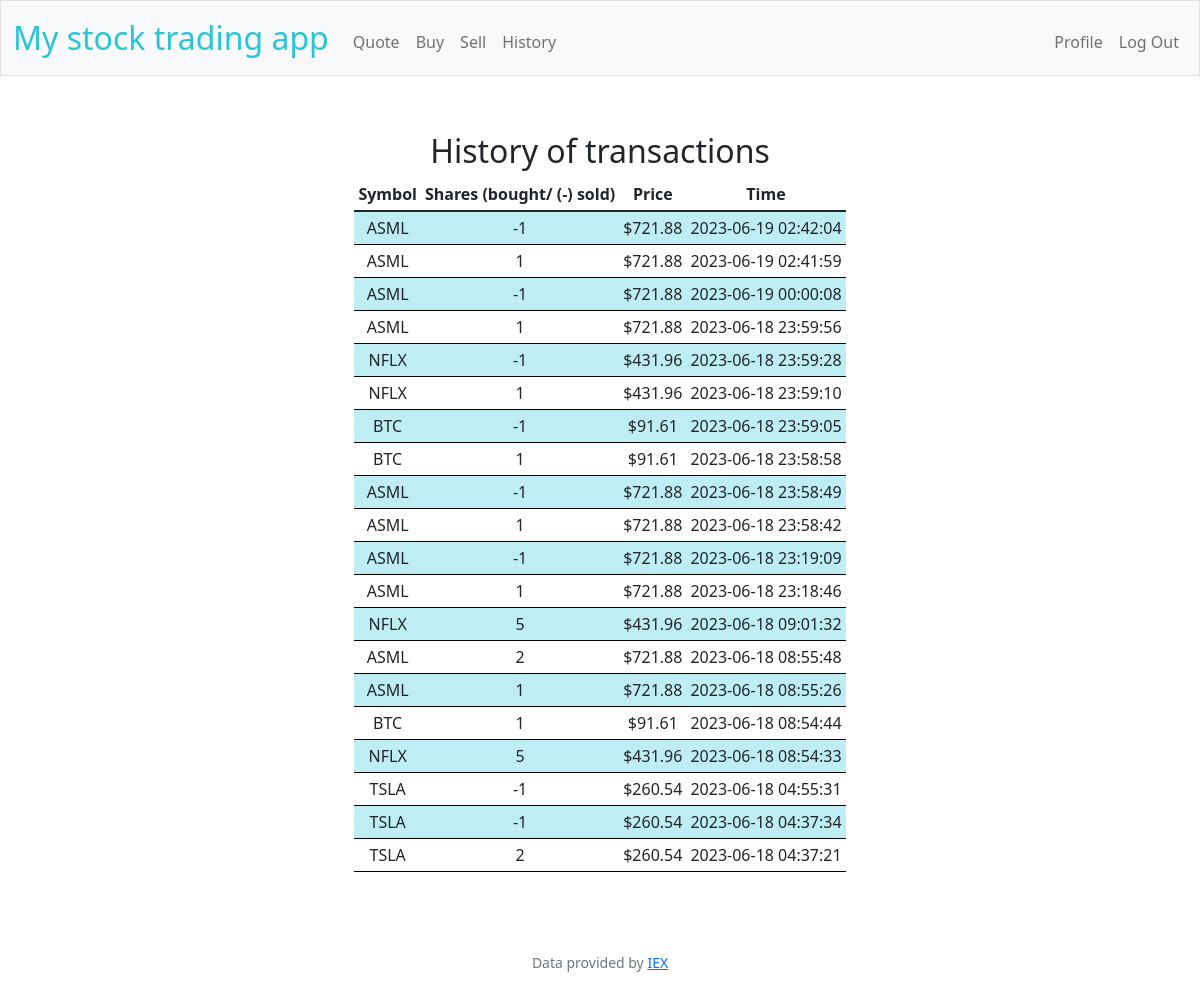
Screenshot of /history (signed in) with the database file from the repository.
### tables this page shows
CREATE TABLE 'transactions' (
user_id INTEGER NOT NULL,
stock_symbol TEXT NOT NULL,
shares INTEGER NOT NULL, 'price'  REAL NOT NULL  , 'time'  DATETIME NOT NULL  ,
FOREIGN KEY(user_id) REFERENCES users(id)
);

### app.py (the view)
@app.route("/history")
@login_required
def history():
    """Show portfolio of stocks"""
    id = session.get("user_id")
    table = db.execute("SELECT stock_symbol, shares, price, time FROM transactions WHERE user_id == ? ORDER BY time DESC;", id)
    return render_template("history.html", history_table = table)

### app.py (called while the page is built)
@app.after_request
def after_request(response):
    response.headers["Cache-Control"] = "no-cache, no-store, must-revalidate"
    response.headers["Expires"] = 0
    response.headers["Pragma"] = "no-cache"
    return response

### helpers.py (called while the page is built)
def login_required(f):
    @wraps(f)
    def decorated_function(*args, **kwargs):
        if session.get("user_id") is None:
            return redirect("/login")
        return f(*args, **kwargs)
    return decorated_function

def usd(value):
    return f"${value:,.2f}"

### templates/history.html (shortened to what this page needs)
{%  extends "layout.html" %}
{% block main %}
    <div class="container summary_cont">
        <div class="section table-responsive">
            <h2>History of transactions</h2>
            <table class="table table-sm">
                <thead>
                    <tr>
                        <th>Symbol</th>
                        <th>Shares (bought/ (-) sold)</th>
                        <th>Price</th>
                        <th>Time</th>
                    </tr>
                </thead>
                <tbody>
                {% for row in history_table %}
                    <tr>
                        <td>{{ row["stock_symbol"] }}</td>
                        <td>{{ row["shares"] }}</td>
                        <td>{{ row["price"] | usd }}</td>
                        <td>{{ row["time"] }}</td>
                    </tr>
                {% endfor %}
                </tbody>
            </table>
        </div>
    </div>
{% endblock %}

### static/styles.css (style rules this page uses)
table { background-color: transparent; margin-bottom: 1rem; width: 50%; }
table th, table td { padding: 0.75rem; vertical-align: middle; }
tbody tr:nth-of-type(odd) { background-color: rgba(41, 197, 214, 0.3); border-top: 1px solid black; border-bottom: 1px solid black; }
tbody tr:nth-of-type(even) { border-top: 1px solid black; border-bottom: 1px solid black; }
.container { margin-left: auto; margin-right: auto; padding-left: 15px; padding-right: 15px; text-align: center; width: 50%; }
.summary_cont { display: flex; flex-wrap: wrap; width: auto; justify-content: space-around; gap: 20px; }
.section { padding-bottom: 1rem; padding-left: 2rem; padding-right: 2rem; padding-top: 0.5rem; }

### rows the page displays
transactions: stock_symbol "ASML", shares "-1", price "$721.88", time "2023-06-19 02:42:04"
transactions: stock_symbol "ASML", shares "1", price "$721.88", time "2023-06-19 02:41:59"
transactions: stock_symbol "ASML", shares "-1", price "$721.88", time "2023-06-19 00:00:08"
transactions: stock_symbol "ASML", shares "1", price "$721.88", time "2023-06-18 23:59:56"
transactions: stock_symbol "NFLX", shares "-1", price "$431.96", time "2023-06-18 23:59:28"
transactions: stock_symbol "NFLX", shares "1", price "$431.96", time "2023-06-18 23:59:10"
transactions: stock_symbol "BTC", shares "-1", price "$91.61", time "2023-06-18 23:59:05"
transactions: stock_symbol "BTC", shares "1", price "$91.61", time "2023-06-18 23:58:58"
transactions: stock_symbol "ASML", shares "-1", price "$721.88", time "2023-06-18 23:58:49"
transactions: stock_symbol "ASML", shares "1", price "$721.88", time "2023-06-18 23:58:42"
transactions: stock_symbol "ASML", shares "-1", price "$721.88", time "2023-06-18 23:19:09"
transactions: stock_symbol "ASML", shares "1", price "$721.88", time "2023-06-18 23:18:46"
transactions: stock_symbol "NFLX", shares "5", price "$431.96", time "2023-06-18 09:01:32"
transactions: stock_symbol "ASML", shares "2", price "$721.88", time "2023-06-18 08:55:48"
transactions: stock_symbol "ASML", shares "1", price "$721.88", time "2023-06-18 08:55:26"
transactions: stock_symbol "BTC", shares "1", price "$91.61", time "2023-06-18 08:54:44"
transactions: stock_symbol "NFLX", shares "5", price "$431.96", time "2023-06-18 08:54:33"
transactions: stock_symbol "TSLA", shares "-1", price "$260.54", time "2023-06-18 04:55:31"
transactions: stock_symbol "TSLA", shares "-1", price "$260.54", time "2023-06-18 04:37:34"
transactions: stock_symbol "TSLA", shares "2", price "$260.54", time "2023-06-18 04:37:21"
